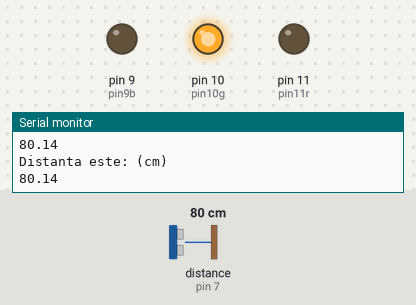
Bench run of a sketch on a simulated Arduino Uno, built with avr-gcc and run on an emulated ATmega328P. Parts: output pins drawn as LEDs (lit = HIGH), the last lines printed to the serial monitor. Inputs (shaded band) come from the test bench; at power-on: distance to the obstacle (sensor on pin 7) 80 cm. The echo pulse lasts 58.3 µs per cm; pins used as bus, display or sensor lines are not drawn.

Above: at 2.8 s.
2.9 s: distance to the obstacle (sensor on pin 7) set to 62 cm
5.6 s: distance to the obstacle (sensor on pin 7) set to 56 cm
At 6.6 s:
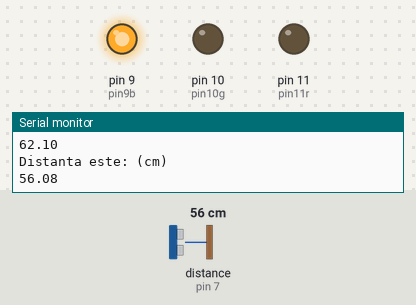
8.3 s: distance to the obstacle (sensor on pin 7) set to 32 cm
11.2 s: distance to the obstacle (sensor on pin 7) set to 27 cm
At 12.8 s:
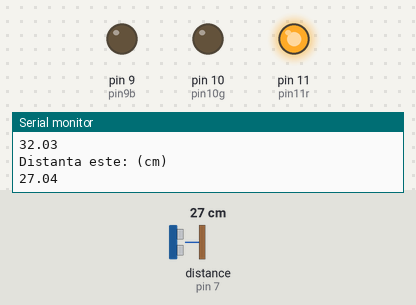
13.9 s: distance to the obstacle (sensor on pin 7) set to 35 cm
At 14.4 s:
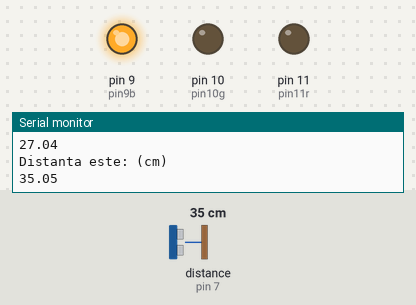
16.6 s: distance to the obstacle (sensor on pin 7) set to 2 cm
At 18.8 s:
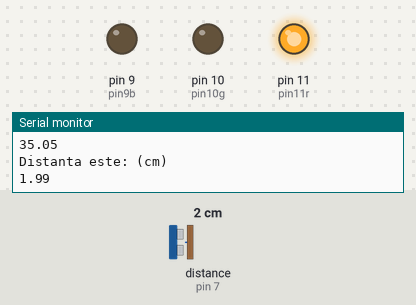
Timing chart, 0 to 20.3 s (numbered marks = the images above; inputs shaded):
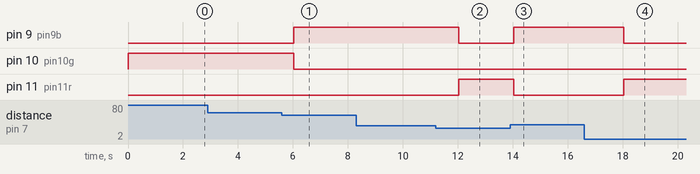

The sketch:

primul_meu_proiect_Arduino.ino
```cpp
int pin9b = 9;
int pin10g = 10;
int pin11r = 11;
int pin7 = 7;
int pin6 = 6;
float distanta;
void setup()
{
  pinMode(9, OUTPUT);
  pinMode(10, OUTPUT);
  pinMode(11, OUTPUT);
  pinMode(7, INPUT);
  pinMode(6, OUTPUT);

}

void loop()
{
  Serial.begin(9600);
  distanta = (senzor(pin6, pin7)/2) / 29.1;
  Serial.print("Distanta este: (cm) ");
  Serial.println();
  Serial.print(distanta);
  Serial.println();

  if(distanta > 0 && distanta < 30)
    rgb(0,0,255);
  if(distanta >= 30 && distanta <60)
    rgb(255,0,0);
  if(distanta >= 60)
    rgb(0,255,0);
  delay(2000);
}

void rgb(int valb, int valg, int valr)
{
  analogWrite(pin9b, valb);
  analogWrite(pin10g, valg);
  analogWrite(pin11r, valr);
}

unsigned long senzor(int pin6, int pin7 )
{
  digitalWrite(pin6, 0);
  delayMicroseconds(5);
  digitalWrite(pin6, 1);
  delayMicroseconds(10);
  digitalWrite(pin6, 0);

  return pulseIn(pin7, 1);

}
```

Measured:
- the behaviour switches between 60 and 59 cm on distance to the obstacle (sensor on pin 7) (found by bisection; images 0 and 1)
- the behaviour switches between 30 and 29 cm on distance to the obstacle (sensor on pin 7) (found by bisection; images 1 and 2)
- after the input at 5.6 s, pin 9 (pin9b): LOW → HIGH after 0.42 s; pin 10 (pin10g): HIGH → LOW after 0.42 s
- after the input at 11.2 s, pin 9 (pin9b): HIGH → LOW after 0.83 s; pin 11 (pin11r): LOW → HIGH after 0.83 s
- after the input at 13.9 s, pin 9 (pin9b): LOW → HIGH after 0.13 s; pin 11 (pin11r): HIGH → LOW after 0.13 s
- after the input at 16.6 s, pin 9 (pin9b): HIGH → LOW after 1.4 s; pin 11 (pin11r): LOW → HIGH after 1.4 s
